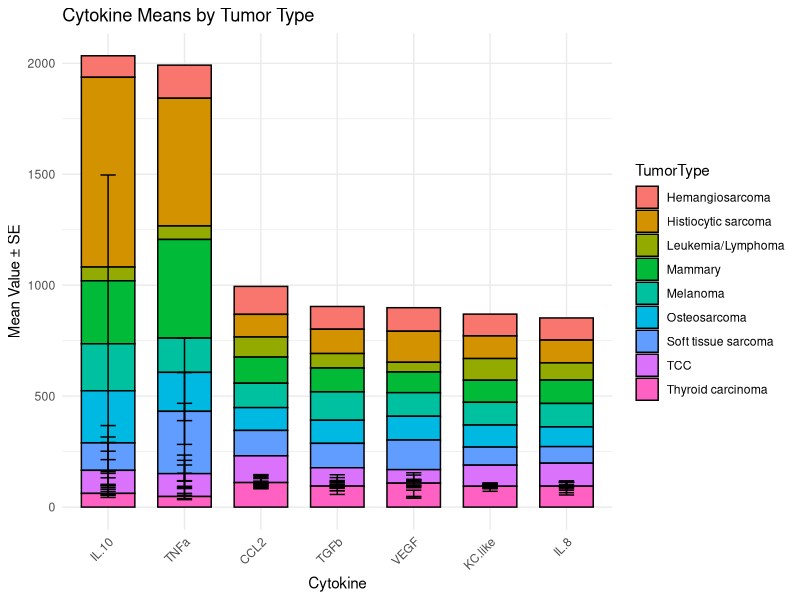

Source code (R):
library(dplyr)
library(tidyr)

# Read the CSV file (using check.names = FALSE preserves original column names)
df <- read.csv("tumortype.csv", check.names = FALSE)

# Rename columns for easier reference.
# Here, we rename "Cell line" to "Cell_line" and "Tumor.type" to "TumorType".
df <- df %>%
  rename(Cell_line = `Cell line`,
         TumorType = `Tumor.type`)

# Pivot the Dog columns from wide to long format.
# This creates two new columns: "Dog" (the replicate identifier) and "Value" (the measurement)
df_tidy <- df %>%
  pivot_longer(
    cols = starts_with("Dog"),   # this grabs "Dog 1", "Dog 2", "Dog 3"
    names_to = "Dog",
    values_to = "Value"
  )

# Inspect the tidy data:
head(df_tidy)

summary_df <- df_tidy %>%
  group_by(Cytokine, TumorType) %>%
  summarise(
    mean_value = mean(Value, na.rm = TRUE),
    se = sd(Value, na.rm = TRUE) / sqrt(n()),
    .groups = "drop"
  )

cytokine_order <- df_tidy %>%
  group_by(Cytokine) %>%
  summarise(overall_mean = mean(Value, na.rm = TRUE)) %>%
  arrange(desc(overall_mean)) %>%
  pull(Cytokine)

# Reorder the Cytokine factor in the summary data frame:
summary_df <- summary_df %>%
  mutate(Cytokine = factor(Cytokine, levels = cytokine_order))

library(ggplot2)

ggplot(summary_df, aes(x = Cytokine, y = mean_value, fill = TumorType)) +
  geom_bar(stat = "identity", color = "black", width = 0.7) +
  geom_errorbar(aes(ymin = mean_value - se, ymax = mean_value + se), width = 0.2) +
  labs(
    x = "Cytokine",
    y = "Mean Value ± SE",
    title = "Cytokine Means by Tumor Type"
  ) +
  theme_minimal() +
  theme(axis.text.x = element_text(angle = 45, hjust = 1))
